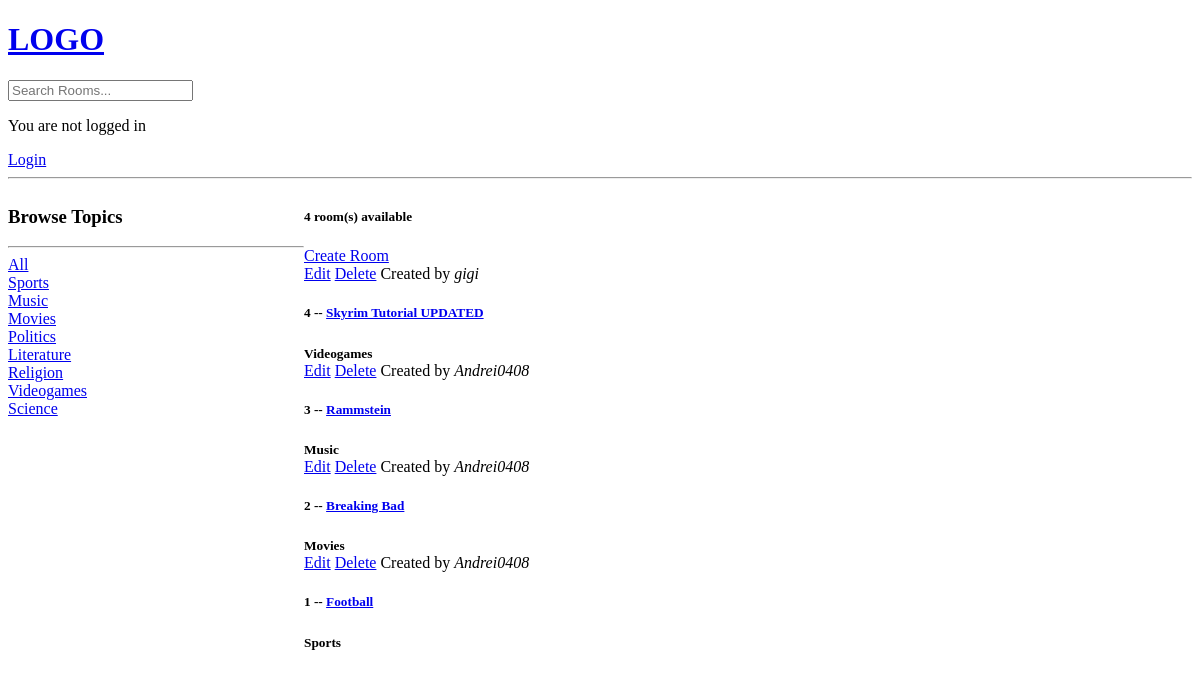
The app's page /, older data.
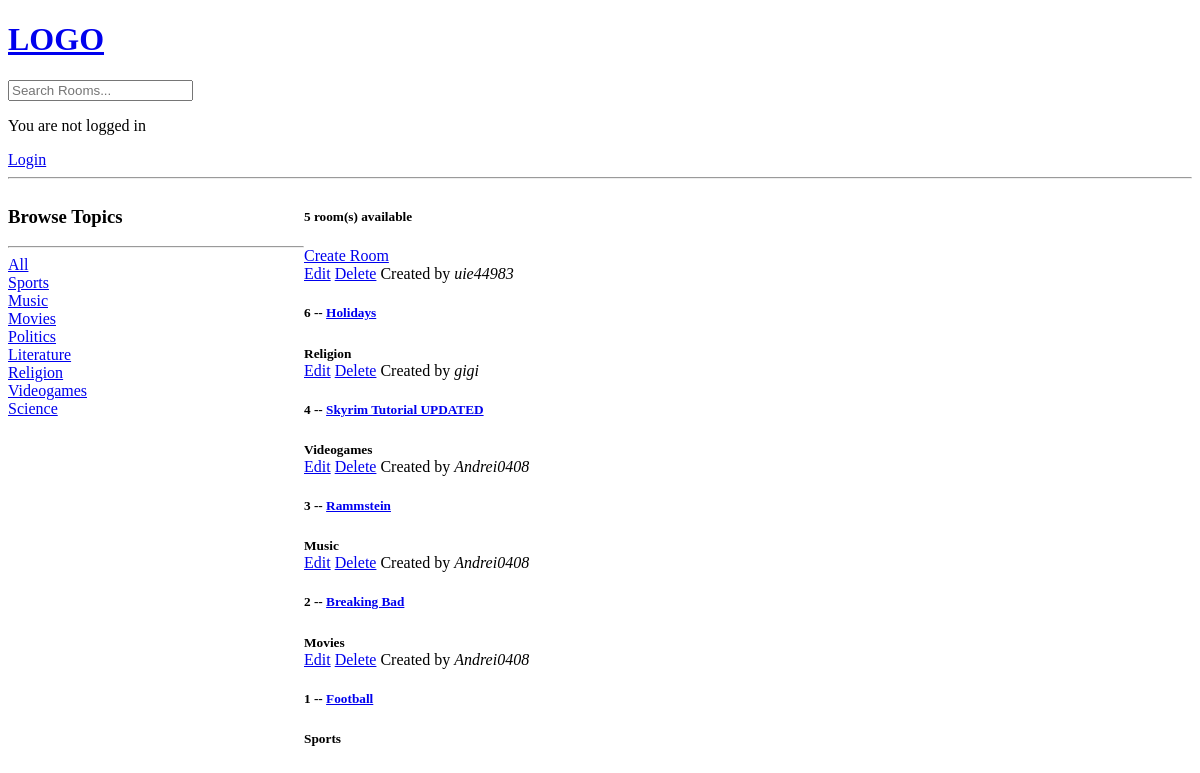
The same page, newer data.
### base/models.py (models this page shows, shortened)
class Topic(models.Model):
    name = models.CharField(max_length=200)

class Room(models.Model):
    host = models.ForeignKey(User, on_delete=models.SET_NULL, null=True)
    topic = models.ForeignKey(Topic, on_delete=models.SET_NULL, null=True)
    name = models.CharField(max_length=200)
    description = models.TextField(null=True, blank=True)
    updated = models.DateTimeField(auto_now=True)
    created = models.DateTimeField(auto_now_add=True)
    class Meta:
        ordering = ['-updated', '-created'] # newest updated item should come first

### base/views.py (the view)
# urls.py: path('', views.home, name="home"),
def home(request):
    q = request.GET.get('q') if request.GET.get('q') != None else ''
    rooms = Room.objects.filter(
        Q(topic__name__icontains=q) |
        Q(name__icontains=q) |
        Q(description__icontains=q)
        )
    topics = Topic.objects.filter()
    room_count = rooms.count()
    context = {'rooms':rooms, 'topics': topics, 'room_count': room_count}
    return render(request, 'base/home.html', context)

### base/templates/base/home.html (shortened to what this page needs)
{% extends 'main.html' %}
{% block content %}
<div class="home-container">
    <div>
        <h3>Browse Topics</h3>
        <hr>
        <div>
            <a href="{% url 'home' %}">All</a>
        </div>
        {% for topic in topics %}
            <div>
                <a href="{% url 'home' %}?q={{topic.name}}">{{topic.name}}</a>
            </div>
        {% endfor %}
    </div>
    <div>
        <h5>{{room_count}} room(s) available</h5>
        <a href="{% url 'create-room' %}">Create Room</a>
        <div>
            {% for room in rooms %}
                <div>
                    <a href="{% url 'update-room' room.id %}">Edit</a>
                    <a href="{% url 'delete-room' room.id %}">Delete</a>
                    <span>Created by <i>{{room.host.username}}</i></span>
                    <h5>{{room.id}} -- <a href="{% url 'room' room.id %}">{{room.name}}</a></h5>
                    <small><b>{{room.topic.name}}</b></small>
                </div>
            {% endfor %}
        </div>
    </div>
</div>
{% endblock content %}

### templates/main.html (shortened to what this page needs)
<!DOCTYPE html>
<html lang="en">
<head>
</head>
<body>
    {% include 'navbar.html' %}
    {% block content %}
    {% endblock %}
</body>
</html>

### templates/navbar.html
<a href="/">
    <h1>LOGO</h1>
</a>
<form method="GET" action="{% url 'home' %}">
    <input type="text" name="q" placeholder="Search Rooms..." />
</form>
{% if request.user.is_authenticated %}
    Hi {{ user.username }}!
    <a href="{% url 'logout' %}">Logout</a>
    {% else %}
    <p>You are not logged in</p>
    <a href="{% url 'login' %}">Login</a>
    {% endif %}
<hr>

### base/templates/base/home.html (style rules this page uses)
.home-container { display: grid; grid-template-columns: 1fr 3fr; }

Row changes from the older to the newer data that the page shows:
added Room: host.username "uie44983", id "6", name "Holidays", topic.name "Religion"
Text that changed along with them:
{{ room_count }}: "4" → "5"
